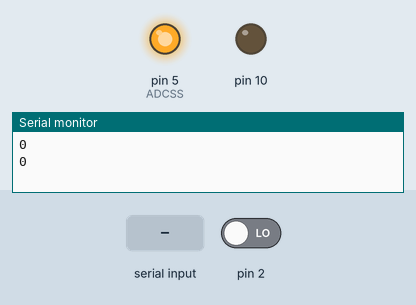
Recording of a sketch running on a simulated Arduino Uno, built with avr-gcc and run on an emulated ATmega328P. On the bench: output pins drawn as LEDs (lit = HIGH), the last lines printed to the serial monitor. The test bench sets the inputs (shaded band); at power-on: pin 2 LOW.

Above: at 1.2 s.
1.3 s: "1" received over Serial
At 1.4 s:
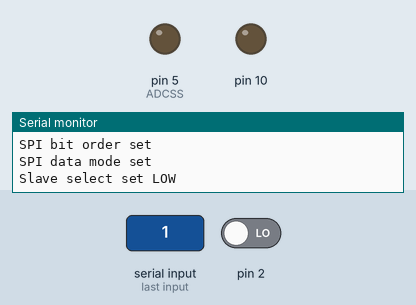
Timing chart, 0 to 4.3 s (numbered marks = the images above; inputs shaded):
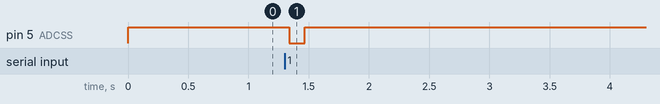

The sketch:

ADC_Communication.ino
```cpp
#include <SPI.h>
byte setup_byte = B01000110;
byte clock_byte = B00001110;
byte setup_comm = B00010000;
byte clock_comm = B00100000;
byte data1_comm = B00111000;
int ADCSS = 5;
volatile unsigned int pos;
unsigned long t1 = millis();

void setup() {
  Serial.begin(9600);
  pinMode(10, OUTPUT);
  pinMode(ADCSS, OUTPUT);
  digitalWrite(ADCSS, HIGH);
}

void loop() {
  if(millis() - t1 >= 500) {
    Serial.println(pos);
    pos = 0;
    t1 = millis();
  }
}

void readData() {
  digitalWrite(ADCSS, LOW);
  SPI.transfer(data1_comm);
  unsigned int in1 = (int)SPI.transfer(0);
  byte in2 = SPI.transfer(0);
  pos = (in1 << 8) ^ in2;
  digitalWrite(ADCSS, HIGH);
}

void serialEvent() {
    Serial.println("Serial recieved, starting SPI bus");
    setupSPI();
  while(Serial.available()) {
    Serial.read();
  }
}

void setupSPI() {
  SPI.begin();
  Serial.println("SPI has started");
  delay(10);
  SPI.setBitOrder(MSBFIRST);
  Serial.println("SPI bit order set");
  delay(10);
  SPI.setDataMode(SPI_MODE3);
  Serial.println("SPI data mode set");
  delay(10);
  digitalWrite(ADCSS, LOW);
  Serial.println("Slave select set LOW");
  delay(10);
  SPI.transfer(clock_comm);
  Serial.println("Clock register selected");
  delay(10);
  SPI.transfer(clock_byte);
  Serial.println("Clock register configured");
  delay(10);
  SPI.transfer(setup_comm);
  Serial.println("Setup register selected");
  delay(10);
  SPI.transfer(setup_byte);
  Serial.println("Setup register configured");
  delay(10);
  digitalWrite(ADCSS, HIGH);
  Serial.println("Slave slect set HIGH");
  delay(10);
  attachInterrupt(0, readData, FALLING);
  Serial.println("Interrupt set");
  delay(10);
}
```

Measured:
- after the input at 1.3 s, pin 5 (ADCSS): HIGH → LOW at once, → HIGH 0.13 s later
